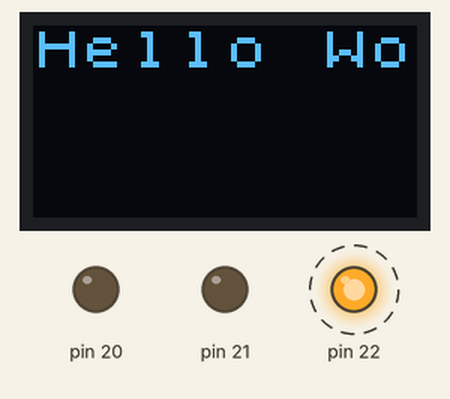
A sketch run on a simulated Arduino Mega 2560, built with avr-gcc and run on an emulated ATmega2560. Shown: 64×32 one-colour display, output pins drawn as LEDs (lit = HIGH). Dashed ring = blinking.

Above: at 0.1 s.
Timing chart, 0 to 130.0 s (numbered marks = the images above):
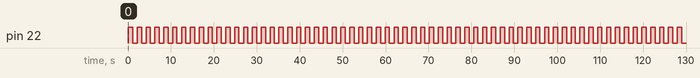

The sketch:

0703_Atmega128_OLED01.ino
```cpp
#include <U8g2lib.h>
#include <U8x8lib.h>

U8X8_SSD1306_64X32_NONAME_HW_I2C u8x8(/* reset=*/ U8X8_PIN_NONE);

void setup() {
  // put your setup code here, to run once:
  DDRA = 0x01;
  DDRD = 0x03;
  PORTD = 0x00;

  u8x8.begin();
  u8x8.setPowerSave(0);
  u8x8.refreshDisplay();
}

void loop() {
  // put your main code here, to run repeatedly:
  u8x8.setFont(u8x8_font_chroma48medium8_r);
  u8x8.drawString(0,0,"Hello World!");
  u8x8.drawString(0,20,"00a00");
  PORTA = 0x01;
  delay(1000);
  PORTA = 0x00;
  delay(1000);
}
```

Measured:
- by itself, pin 22: alternates HIGH for 1.0 s and LOW for 1.1 s
